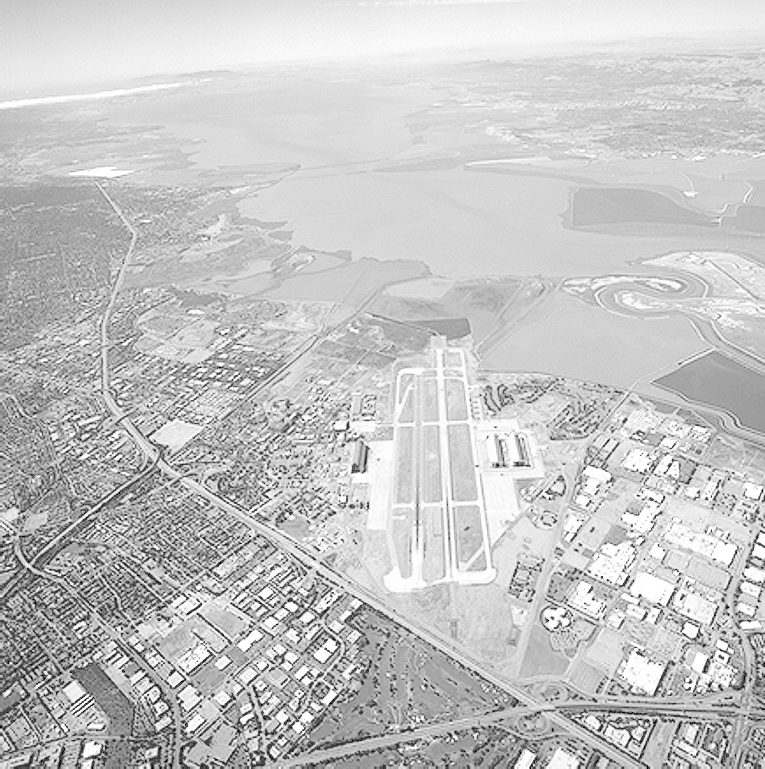
#> input picture images/runway.png, 765 x 769 px
$ jupyter execute q3_histogram_equalization.ipynb   (shell and % lines are left out)
#> lines starting #> are read from the running program, lines starting #| are printed output that depends on the picture
# Question 3 — Custom Histogram Equalization on Runway Image

[cell 1]
import cv2 as cv
import numpy as np
import matplotlib.pyplot as plt

def show_gray(img, title=''):
    plt.figure(figsize=(6, 5))
    plt.imshow(img, cmap='gray', vmin=0, vmax=255)
    plt.title(title)
    plt.axis('off')
    plt.show()

[cell 2]
runway = cv.imread('images/runway.png', cv.IMREAD_GRAYSCALE)
#> runway is the input picture: shape (769, 765); min 0, max 255, mean 197.1
assert runway is not None
show_gray(runway, 'Original Runway')

[cell 3]
# Custom histogram equalization
# Formula: s_k = (L-1) * CDF(r_k) / (M*N)
def my_hist_equalization(img):
    hist  = np.bincount(img.flatten(), minlength=256)  # histogram
#> hist = 256 values, max 15137 at index 213, min 0 at index 1, mean 2298
    cdf   = np.cumsum(hist / hist.sum())               # normalized CDF
#> cdf = 256 values from 0.00149 to 1
    lut   = np.floor(255 * cdf).astype(np.uint8)       # mapping
#> lut = 256 values from 0 to 255
    return lut[img]                                     # apply via indexing
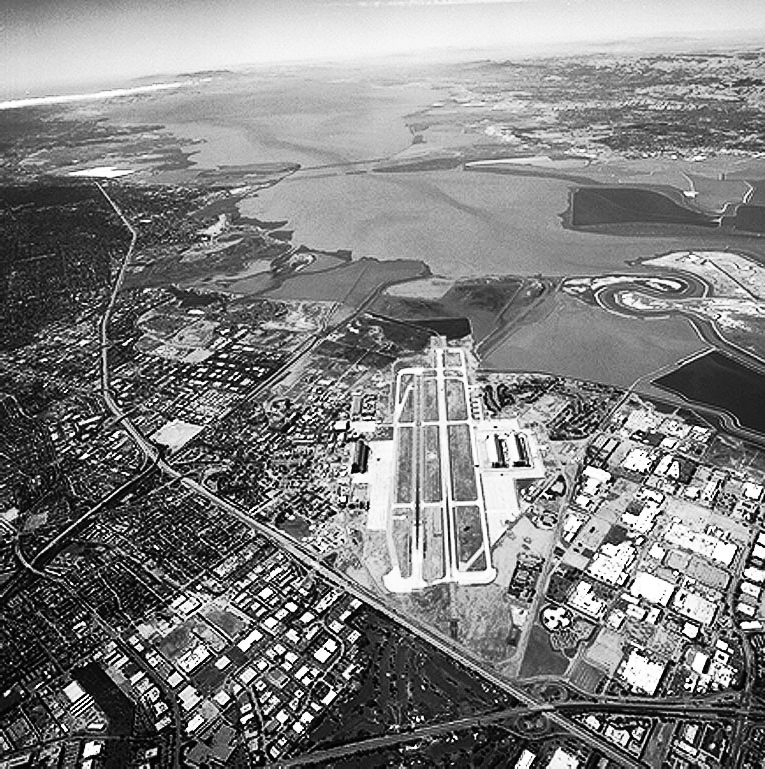
#> returned value: shape (769, 765); min 0, max 255, mean 128.3

runway_eq = my_hist_equalization(runway)
show_gray(runway_eq, 'Equalized Runway (Custom)')

[cell 4]
# Compare histograms before and after
fig, axes = plt.subplots(2, 2, figsize=(14, 8))

axes[0, 0].imshow(runway,    cmap='gray', vmin=0, vmax=255)
axes[0, 0].set_title('Original'); axes[0, 0].axis('off')
axes[0, 1].imshow(runway_eq, cmap='gray', vmin=0, vmax=255)
axes[0, 1].set_title('Equalized'); axes[0, 1].axis('off')

axes[1, 0].hist(runway.ravel(),    bins=256, range=[0,256], color='steelblue')
axes[1, 0].set_title('Histogram — Original')
axes[1, 1].hist(runway_eq.ravel(), bins=256, range=[0,256], color='darkorange')
axes[1, 1].set_title('Histogram — Equalized')

plt.tight_layout()
plt.savefig('outputs/q3_summary.png', dpi=150, bbox_inches='tight')
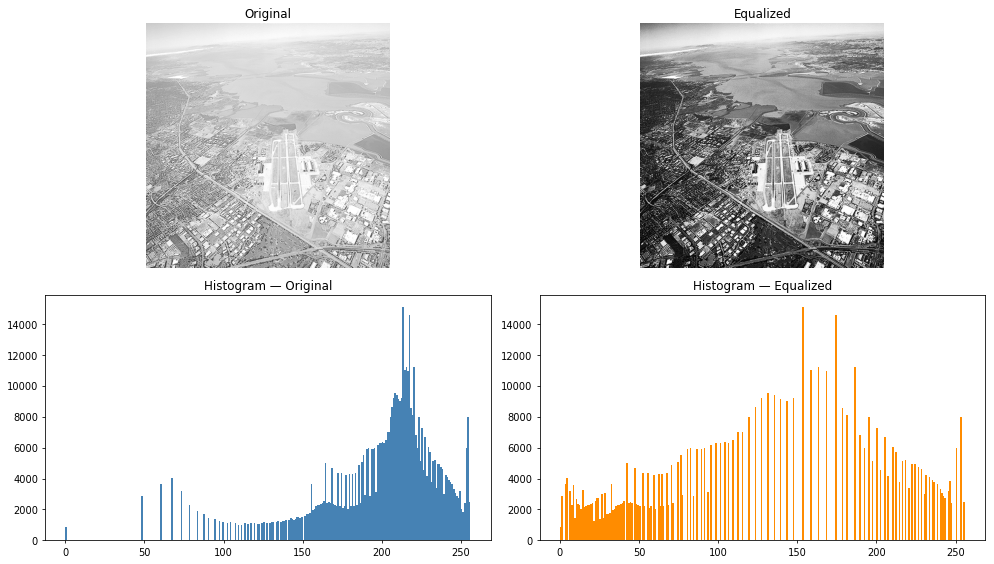
#> figure drawn by matplotlib, 4 panels; panel 3: tallest bar 15137 high, from x = 213 to 214; panel 4: tallest bar 15137 high, from x = 153 to 154
plt.show()

[cell 5]
# Verify against OpenCV's built-in
runway_cv = cv.equalizeHist(runway)
diff = np.abs(runway_eq.astype(int) - runway_cv.astype(int))
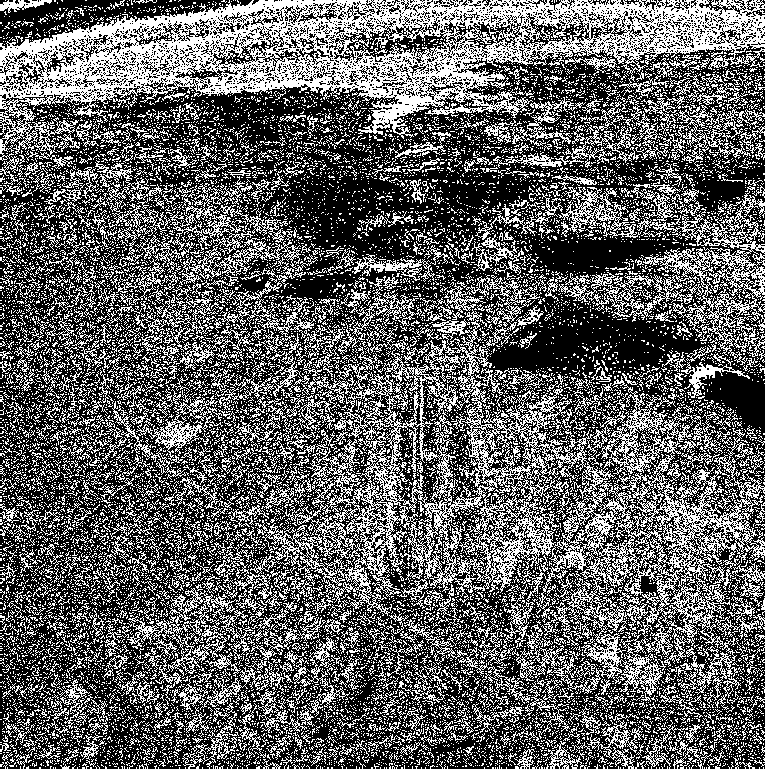
#> diff: shape (769, 765) int64; values 0 (black) and 1 (white), 37.9% white in thin lines or dots
print('Max pixel difference vs cv.equalizeHist():', diff.max())
#| Max pixel difference vs cv.equalizeHist(): 1
